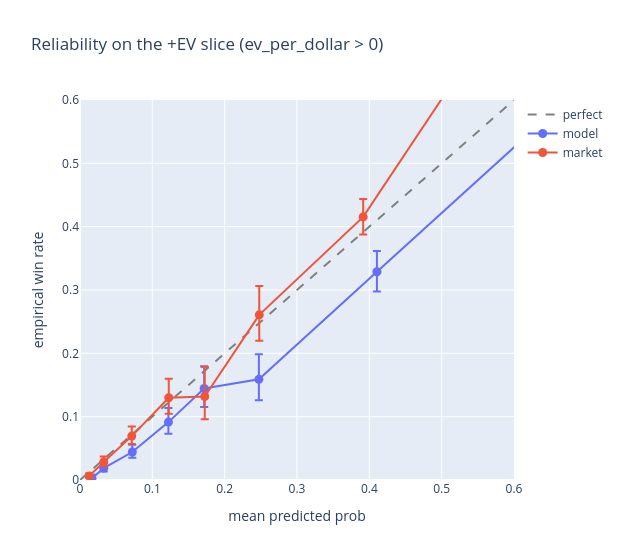

Source (notebook cell):
### Code cell
# conditional-on-bet reliability: restrict to ev_per_dollar > 0 rows
rel_cal_pos = diag.conditional_reliability_table(val_cal, pl.col("ev_per_dollar") > 0, "model_prob")
rel_mkt_pos = diag.conditional_reliability_table(val_cal, pl.col("ev_per_dollar") > 0, "market_prob")
diag.plot_reliability(
    rel_cal_pos, rel_mkt_pos,
    title="Reliability on the +EV slice (ev_per_dollar > 0)",
).show()
rel_cal_pos

### Figure 1 — Plotly figure (JSON) as saved in the notebook; plotly's stock layout.template omitted (floating-point values rounded to 4 significant figures)
{"data": [{"line": {"color": "gray", "dash": "dash"}, "mode": "lines", "name": "perfect", "showlegend": true, "type": "scatter", "x": [0, 1], "y": [0, 1]}, {"error_y": {"array": [0.005343, 0.007194, 0.01155, 0.0225, 0.03519, 0.03959, 0.03281, 0.03365], "arrayminus": [0.001828, 0.005223, 0.009245, 0.01842, 0.02927, 0.03294, 0.03122, 0.0341], "symmetric": false, "type": "data"}, "hovertext": ["bin=[0%, 2%)<br>n=1083<br>mean_pred=0.017<br>emp=0.003", "bin=[2%, 5%)<br>n=1872<br>mean_pred=0.033<br>emp=0.019", "bin=[5%, 10%)<br>n=1516<br>mean_pred=0.072<br>emp=0.044", "bin=[10%, 15%)<br>n=766<br>mean_pred=0.122<br>emp=0.091", "bin=[15%, 20%)<br>n=457<br>mean_pred=0.172<br>emp=0.144", "bin=[20%, 30%)<br>n=390<br>mean_pred=0.247<br>emp=0.159", "bin=[30%, 50%)<br>n=824<br>mean_pred=0.410<br>emp=0.329", "bin=[50%, 100%)<br>n=825<br>mean_pred=0.623<br>emp=0.549"], "marker": {"color": "#636EFA", "size": 9}, "mode": "markers+lines", "name": "model", "type": "scatter", "x": [0.01651, 0.03283, 0.07231, 0.1222, 0.1717, 0.2473, 0.4105, 0.623], "y": [0.00277, 0.0187, 0.0442, 0.09138, 0.1444, 0.159, 0.3289, 0.5491]}, {"error_y": {"array": [0.004591, 0.008699, 0.01504, 0.03009, 0.04673, 0.04546, 0.02832, 0.05491], "arrayminus": [0.002641, 0.006714, 0.01253, 0.02513, 0.03592, 0.04085, 0.02778, 0.06005], "symmetric": false, "type": "data"}, "hovertext": ["bin=[0%, 2%)<br>n=1942<br>mean_pred=0.013<br>emp=0.006", "bin=[2%, 5%)<br>n=1821<br>mean_pred=0.033<br>emp=0.029", "bin=[5%, 10%)<br>n=1312<br>mean_pred=0.072<br>emp=0.069", "bin=[10%, 15%)<br>n=570<br>mean_pred=0.123<br>emp=0.130", "bin=[15%, 20%)<br>n=258<br>mean_pred=0.172<br>emp=0.132", "bin=[20%, 30%)<br>n=395<br>mean_pred=0.248<br>emp=0.261", "bin=[30%, 50%)<br>n=1182<br>mean_pred=0.391<br>emp=0.415", "bin=[50%, 100%)<br>n=253<br>mean_pred=0.541<br>emp=0.672"], "marker": {"color": "#EF553B", "size": 9}, "mode": "markers+lines", "name": "market", "type": "scatter", "x": [0.01279, 0.03286, 0.07157, 0.1227, 0.1724, 0.2478, 0.3915, 0.541], "y": [0.006179, 0.02856, 0.06936, 0.1298, 0.1318, 0.2608, 0.4154, 0.6719]}], "layout": {"height": 560, "title": {"text": "Reliability on the +EV slice (ev_per_dollar > 0)"}, "width": 620, "xaxis": {"range": [0, 0.6], "title": {"text": "mean predicted prob"}}, "yaxis": {"range": [0, 0.6], "title": {"text": "empirical win rate"}}}}
